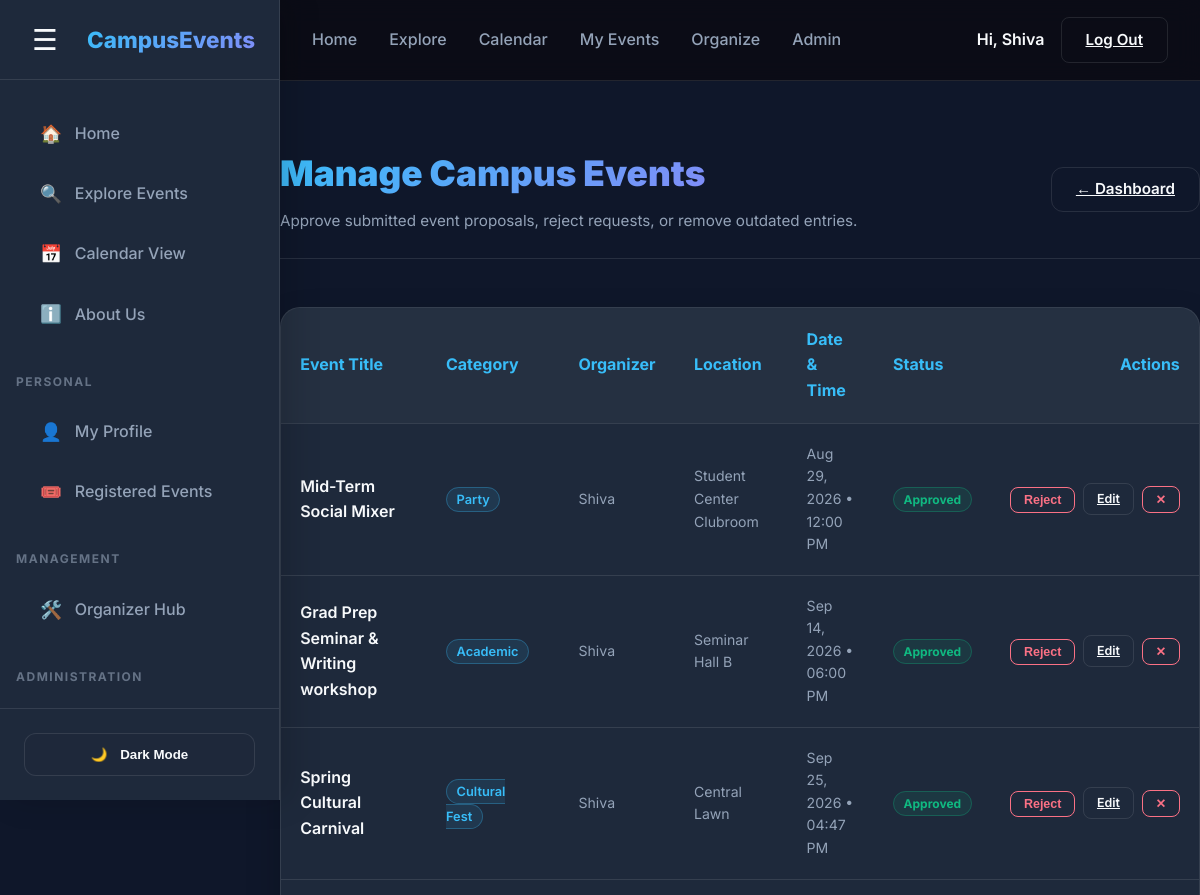
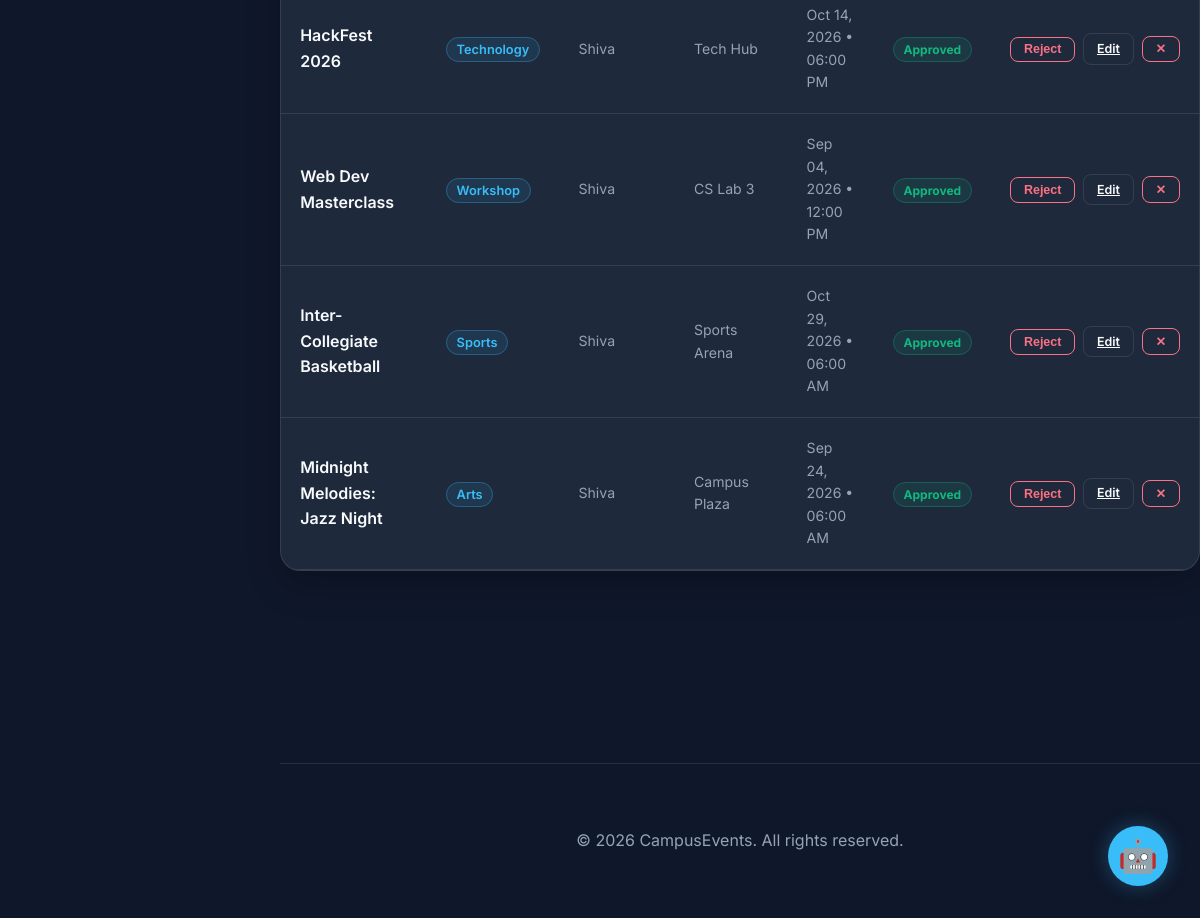
/admin-dashboard/events/ (signed in), run on the app's committed database (2 pictures, top to bottom).
### events/models.py (models this page shows, shortened)
class Event(models.Model):
    CATEGORY_CHOICES = [
        ('Sports', 'Sports'),
        ('Academic', 'Academic'),
        ('Arts', 'Arts'),
        ('Technology', 'Technology'),
        ('Workshop', 'Workshop'),
        ('Party', 'Party'),
        ('Cultural Fest', 'Cultural Fest'),
    ]
    STATUS_CHOICES = [
        ('pending', 'Pending Approval'),
        ('approved', 'Approved'),
        ('rejected', 'Rejected'),
    ]
    title = models.CharField(max_length=200)
    description = models.TextField()
    date = models.DateTimeField()
    location = models.CharField(max_length=200)
    category = models.CharField(max_length=50, choices=CATEGORY_CHOICES)
    image = models.ImageField(upload_to='event_images/', null=True, blank=True)
    rsvp_count = models.IntegerField(default=0)
    capacity = models.IntegerField(default=50)
    registration_deadline = models.DateTimeField(null=True, blank=True)
    created_at = models.DateTimeField(auto_now_add=True)
    organizer = models.ForeignKey('auth.User', on_delete=models.CASCADE, related_name='organized_events', null=True, blank=True)
    notified = models.BooleanField(default=False)
    status = models.CharField(max_length=20, choices=STATUS_CHOICES, default='approved')

### events/views.py (the view)
    def wrapper(request, *args, **kwargs):
        if not is_user_admin(request.user):
            messages.error(request, "Access denied. Administrator privileges required.")
            return redirect('index')
        return view_func(request, *args, **kwargs)

### templates/admin_events.html (shortened to what this page needs)
{% extends 'base.html' %}
{% load static %}
{% block content %}
<section class="container" style="padding: 4rem 0; min-height: 80vh;">
    <div style="margin-bottom: 3rem; border-bottom: 1px solid var(--glass-border); padding-bottom: 1.5rem; display: flex; justify-content: space-between; align-items: center; flex-wrap: wrap; gap: 1rem;">
        <div>
            <h1 style="font-size: 2.2rem; font-weight: 900; background: linear-gradient(135deg, var(--primary-color), var(--secondary-color)); -webkit-background-clip: text; background-clip: text; -webkit-text-fill-color: transparent; display: inline-block;">
                Manage Campus Events
            </h1>
            <p style="color: var(--text-secondary); margin-top: 0.5rem; font-size: 0.95rem;">Approve submitted event proposals, reject requests, or remove outdated entries.</p>
        </div>
        <a href="{% url 'admin_dashboard' %}" class="btn btn-outline" style="border-radius: 12px;">← Dashboard</a>
    </div>
    <div style="background: var(--surface-color); border: 1px solid var(--glass-border); border-radius: 20px; overflow: hidden; box-shadow: 0 15px 35px rgba(0,0,0,0.2);">
        <div style="overflow-x: auto;">
            <table style="width: 100%; border-collapse: collapse; text-align: left; min-width: 800px;">
                <thead>
                    <tr style="background: rgba(255, 255, 255, 0.03); border-bottom: 1px solid var(--glass-border);">
                        <th style="padding: 1.2rem; font-weight: 700; color: var(--primary-color);">Event Title</th>
                        <th style="padding: 1.2rem; font-weight: 700; color: var(--primary-color);">Category</th>
                        <th style="padding: 1.2rem; font-weight: 700; color: var(--primary-color);">Organizer</th>
                        <th style="padding: 1.2rem; font-weight: 700; color: var(--primary-color);">Location</th>
                        <th style="padding: 1.2rem; font-weight: 700; color: var(--primary-color);">Date & Time</th>
                        <th style="padding: 1.2rem; font-weight: 700; color: var(--primary-color);">Status</th>
                        <th style="padding: 1.2rem; font-weight: 700; color: var(--primary-color); text-align: right;">Actions</th>
                    </tr>
                </thead>
                <tbody>
                    {% for event in events %}
                    <tr style="border-bottom: 1px solid var(--glass-border); transition: var(--transition); background: transparent;"
                        onmouseover="this.style.background='rgba(255, 255, 255, 0.015)'"
                        onmouseout="this.style.background='transparent'">
                        <td style="padding: 1.2rem; font-weight: 600; color: var(--text-primary);">
                            <a href="{% url 'event_detail' event.pk %}" style="color: inherit; text-decoration: none;">{{ event.title }}</a>
                        </td>
                        <td style="padding: 1.2rem;">
                            <span style="background: rgba(56, 189, 248, 0.1); border: 1px solid var(--primary-glow); padding: 0.25rem 0.6rem; border-radius: 20px; font-size: 0.8rem; font-weight: 600; color: var(--primary-color);">
                                {{ event.category }}
                            </span>
                        </td>
                        <td style="padding: 1.2rem; color: var(--text-secondary); font-size: 0.88rem;">
                            {{ event.organizer.username|default:"Admin" }}
                        </td>
                        <td style="padding: 1.2rem; color: var(--text-secondary); font-size: 0.88rem;">
                            {{ event.location }}
                        </td>
                        <td style="padding: 1.2rem; color: var(--text-secondary); font-size: 0.88rem;">
                            {{ event.date|date:"M d, Y • h:i A" }}
                        </td>
                        <td style="padding: 1.2rem;">
                            {% if event.status == 'approved' %}
                                <span style="background: rgba(16, 185, 129, 0.1); border: 1px solid rgba(16, 185, 129, 0.3); color: #10b981; font-size: 0.75rem; font-weight: 700; padding: 0.25rem 0.6rem; border-radius: 20px;">Approved</span>
                            {% elif event.status == 'pending' %}
                                <span style="background: rgba(245, 158, 11, 0.1); border: 1px solid rgba(245, 158, 11, 0.3); color: #f59e0b; font-size: 0.75rem; font-weight: 700; padding: 0.25rem 0.6rem; border-radius: 20px; animation: pulseGlow 1.5s infinite;">Pending</span>
                            {% else %}
                                <span style="background: rgba(239, 68, 68, 0.1); border: 1px solid rgba(239, 68, 68, 0.3); color: #ef4444; font-size: 0.75rem; font-weight: 700; padding: 0.25rem 0.6rem; border-radius: 20px;">Rejected</span>
                            {% endif %}
                        </td>
                        <td style="padding: 1.2rem; text-align: right;">
                            <div style="display: flex; gap: 0.5rem; justify-content: flex-end; align-items: center;">
                                {% if event.status == 'pending' or event.status == 'approved' %}
                                    <form action="{% url 'reject_event' event.pk %}" method="POST" style="display: inline;">
                                        <button type="submit" class="btn btn-outline" style="padding: 0.3rem 0.8rem; font-size: 0.78rem; border-radius: 8px; border-color: var(--accent-color); color: var(--accent-color);">Reject</button>
                                    </form>
                                {% endif %}
                                <a href="{% url 'edit_event' event.pk %}" class="btn btn-outline" style="padding: 0.3rem 0.8rem; font-size: 0.78rem; border-radius: 8px;">Edit</a>
                                <form action="{% url 'delete_event' event.pk %}" method="POST" style="display: inline;" onsubmit="return confirm('Are you sure you want to delete this event? This cannot be undone.');">
                                    <button type="submit" class="btn btn-outline" style="padding: 0.3rem 0.8rem; font-size: 0.78rem; border-radius: 8px; border-color: var(--accent-color); color: var(--accent-color);">✕</button>
                                </form>
                            </div>
                        </td>
                    </tr>
                    {% endfor %}
                </tbody>
            </table>
        </div>
    </div>
</section>
{% endblock %}

### templates/base.html (shortened to what this page needs)
{% load static %}
<!DOCTYPE html>
<html lang="en">
<head>
    <link rel="stylesheet" href="{% static 'css/style.css' %}">
</head>
<body>
    <div class="app-layout">
        <aside class="sidebar-nav" id="sidebarNav">
            <div class="sidebar-header">
                <button class="hamburger-btn sidebar-toggle" id="sidebarToggleBtn" aria-label="Toggle Sidebar">☰</button>
                <span class="sidebar-logo">CampusEvents</span>
            </div>
            <ul class="sidebar-links">
                <li><a href="/"><span class="icon">🏠</span> <span class="link-text">Home</span></a></li>
                <li><a href="{% url 'explore' %}"><span class="icon">🔍</span> <span class="link-text">Explore Events</span></a></li>
                <li><a href="{% url 'calendar_view' %}"><span class="icon">📅</span> <span class="link-text">Calendar View</span></a></li>
                <li><a href="{% url 'about' %}"><span class="icon">ℹ️</span> <span class="link-text">About Us</span></a></li>
                {% if user.is_authenticated %}
                    <li class="sidebar-divider">Personal</li>
                    <li><a href="{% url 'profile' %}"><span class="icon">👤</span> <span class="link-text">My Profile</span></a></li>
                    <li><a href="{% url 'my_events' %}"><span class="icon">🎟️</span> <span class="link-text">Registered Events</span></a></li>
                    {% if user.student_profile.role == 'organizer' or user.is_staff or user.is_superuser or user.student_profile.role == 'admin' %}
                        <li class="sidebar-divider">Management</li>
                        <li><a href="{% url 'organized_events' %}"><span class="icon">🛠️</span> <span class="link-text">Organizer Hub</span></a></li>
                    {% endif %}
                    {% if user.is_staff or user.is_superuser or user.student_profile.role == 'admin' %}
                        <li class="sidebar-divider">Administration</li>
                        <li><a href="{% url 'admin_dashboard' %}"><span class="icon">📈</span> <span class="link-text">Admin Analytics</span></a></li>
                    {% endif %}
                {% endif %}
            </ul>
            <div class="sidebar-footer">
                <button class="theme-toggle-btn" id="themeToggleBtn">
                    <span id="themeToggleIcon">🌙</span> <span id="themeToggleText">Dark Mode</span>
                </button>
            </div>
        </aside>
        <div class="main-wrapper" id="mainWrapper">
            <header>
                <div class="container">
                    <nav>
                        <ul class="nav-links">
                            <li><a href="/">Home</a></li>
                            <li><a href="{% url 'explore' %}">Explore</a></li>
                            <li><a href="{% url 'calendar_view' %}">Calendar</a></li>
                            {% if user.is_authenticated %}
                                <li><a href="{% url 'my_events' %}">My Events</a></li>
                                {% if user.student_profile.role == 'organizer' or user.is_staff or user.is_superuser or user.student_profile.role == 'admin' %}
                                    <li><a href="{% url 'organized_events' %}">Organize</a></li>
                                {% endif %}
                                {% if user.is_staff or user.is_superuser or user.student_profile.role == 'admin' %}
                                    <li><a href="{% url 'admin_dashboard' %}">Admin</a></li>
                                {% endif %}
                            {% endif %}
                        </ul>
                        <div class="auth-buttons">
                            {% if user.is_authenticated %}
                                <div class="user-greeting-wrapper" style="display: flex; align-items: center; gap: 1rem;">
                                    <span class="user-greeting" onclick="window.location.href='{% url 'profile' %}'" style="cursor: pointer; font-weight: 600; color: var(--text-primary);">
                                        Hi, {{ user.first_name|default:user.username }}
                                    </span>
                                    <a href="{% url 'logout' %}" class="btn btn-outline">Log Out</a>
                                </div>
                            {% else %}
                                <a href="{% url 'login' %}" class="btn btn-outline">Log In</a>
                                <a href="{% url 'register' %}" class="btn btn-primary">Sign Up</a>
                            {% endif %}
                        </div>
                    </nav>
                </div>
            </header>
            <main>
                {% block content %}{% endblock %}
            </main>
            <footer>
                <div class="container">
                    <p>&copy; 2026 CampusEvents. All rights reserved.</p>
                </div>
            </footer>
        </div>
    </div>
    <button id="chat-toggle" class="chat-toggle-btn" onclick="toggleChat()">🤖</button>
</body>
</html>

### data on the page
Event: title "Mid-Term Social Mixer", category "Party", organizer.username "Shiva", location "Student Center Clubroom", date "Aug 29, 2026 • 12:00 PM", status "Approved"
Event: title "Grad Prep Seminar & Writing workshop", category "Academic", organizer.username "Shiva", location "Seminar Hall B", date "Sep 14, 2026 • 06:00 PM", status "Approved"
Event: title "Spring Cultural Carnival", category "Cultural Fest", organizer.username "Shiva", location "Central Lawn", date "Sep 25, 2026 • 04:47 PM", status "Approved"
Event: title "HackFest 2026", category "Technology", organizer.username "Shiva", location "Tech Hub", date "Oct 14, 2026 • 06:00 PM", status "Approved"
Event: title "Web Dev Masterclass", category "Workshop", organizer.username "Shiva", location "CS Lab 3", date "Sep 04, 2026 • 12:00 PM", status "Approved"
Event: title "Inter-Collegiate Basketball", category "Sports", organizer.username "Shiva", location "Sports Arena", date "Oct 29, 2026 • 06:00 AM", status "Approved"
Event: title "Midnight Melodies: Jazz Night", category "Arts", organizer.username "Shiva", location "Campus Plaza", date "Sep 24, 2026 • 06:00 AM", status "Approved"

### other printed values
{{ user.first_name|default:user.username }} "Shiva"
